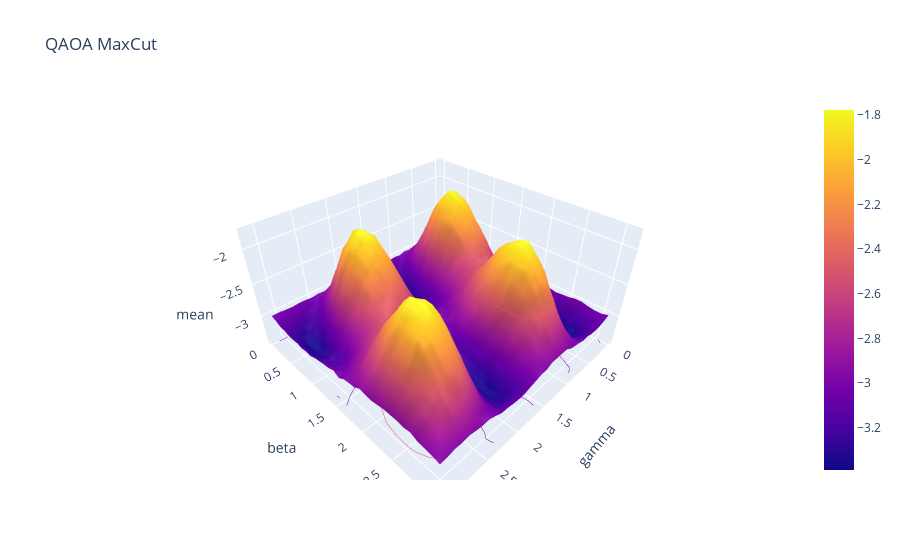

Here is the notebook cell this chart was saved with:
### Code cell
a_gamma = np.arange(0, np.pi, step_size)
b_beta = np.arange(0, np.pi, step_size)
fig = go.Figure(data=go.Surface(z=F1, x=a_gamma, y=b_beta))

fig.update_traces(contours_z=dict(show=True, usecolormap=True, highlightcolor='limegreen', project_z=True))


fig.update_layout(title="QAOA MaxCut", scene=dict(
xaxis_title="gamma",
    yaxis_title="beta",
    zaxis_title="mean"
))

### Figure 1 — Plotly figure (JSON) as saved in the notebook; plotly's stock layout.template omitted (floating-point values rounded to 4 significant figures; data arrays with more than 128 entries replaced by an {"elided": "..."} marker saying what was removed)
{"data": [{"contours": {"z": {"highlightcolor": "limegreen", "project": {"z": true}, "show": true, "usecolormap": true}}, "type": "surface", "x": [0, 0.1, 0.2, 0.3, 0.4, 0.5, 0.6, 0.7, 0.8, 0.9, 1, 1.1, 1.2, 1.3, 1.4, 1.5, 1.6, 1.7, 1.8, 1.9, 2, 2.1, 2.2, 2.3, 2.4, 2.5, 2.6, 2.7, 2.8, 2.9, 3, 3.1], "y": [0, 0.1, 0.2, 0.3, 0.4, 0.5, 0.6, 0.7, 0.8, 0.9, 1, 1.1, 1.2, 1.3, 1.4, 1.5, 1.6, 1.7, 1.8, 1.9, 2, 2.1, 2.2, 2.3, 2.4, 2.5, 2.6, 2.7, 2.8, 2.9, 3, 3.1], "z": {"elided": "32x32 float values"}}], "layout": {"scene": {"xaxis": {"title": {"text": "gamma"}}, "yaxis": {"title": {"text": "beta"}}, "zaxis": {"title": {"text": "mean"}}}, "title": {"text": "QAOA MaxCut"}}}
